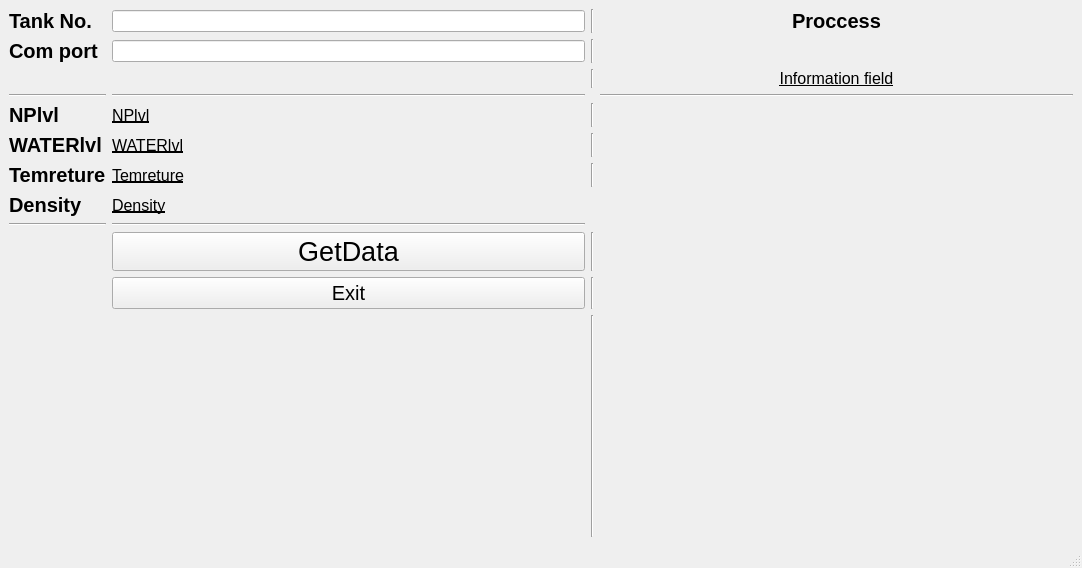
<?xml version="1.0" encoding="UTF-8"?>
<ui version="4.0">
 <class>MainWindow</class>
 <widget class="QMainWindow" name="MainWindow">
  <property name="geometry">
   <rect>
    <x>0</x>
    <y>0</y>
    <width>1082</width>
    <height>568</height>
   </rect>
  </property>
  <property name="windowTitle">
   <string>MainWindow</string>
  </property>
  <widget class="QWidget" name="centralwidget">
   <layout class="QGridLayout" name="gridLayout">
    <item row="0" column="3">
     <widget class="QLabel" name="label_2">
      <property name="font">
       <font>
        <pointsize>15</pointsize>
        <weight>75</weight>
        <bold>true</bold>
       </font>
      </property>
      <property name="text">
       <string>Proccess</string>
      </property>
      <property name="alignment">
       <set>Qt::AlignCenter</set>
      </property>
     </widget>
    </item>
    <item row="10" column="2">
     <widget class="Line" name="line_9">
      <property name="orientation">
       <enum>Qt::Vertical</enum>
      </property>
     </widget>
    </item>
    <item row="4" column="0">
     <widget class="QLabel" name="label_3">
      <property name="font">
       <font>
        <pointsize>15</pointsize>
        <weight>75</weight>
        <bold>true</bold>
       </font>
      </property>
      <property name="text">
       <string>NPlvl</string>
      </property>
     </widget>
    </item>
    <item row="5" column="1">
     <widget class="QLabel" name="WATERlvlLabel">
      <property name="font">
       <font>
        <pointsize>12</pointsize>
        <underline>true</underline>
       </font>
      </property>
      <property name="text">
       <string>WATERlvl</string>
      </property>
     </widget>
    </item>
    <item row="3" column="1">
     <widget class="Line" name="line">
      <property name="orientation">
       <enum>Qt::Horizontal</enum>
      </property>
     </widget>
    </item>
    <item row="6" column="2">
     <widget class="Line" name="line_12">
      <property name="orientation">
       <enum>Qt::Vertical</enum>
      </property>
     </widget>
    </item>
    <item row="5" column="0">
     <widget class="QLabel" name="label_4">
      <property name="font">
       <font>
        <pointsize>15</pointsize>
        <weight>75</weight>
        <bold>true</bold>
       </font>
      </property>
      <property name="text">
       <string>WATERlvl</string>
      </property>
     </widget>
    </item>
    <item row="1" column="3">
     <spacer name="horizontalSpacer">
      <property name="orientation">
       <enum>Qt::Horizontal</enum>
      </property>
      <property name="sizeHint" stdset="0">
       <size>
        <width>40</width>
        <height>20</height>
       </size>
      </property>
     </spacer>
    </item>
    <item row="1" column="1">
     <widget class="QLineEdit" name="comlineEdit"/>
    </item>
    <item row="3" column="0">
     <widget class="Line" name="line_2">
      <property name="orientation">
       <enum>Qt::Horizontal</enum>
      </property>
     </widget>
    </item>
    <item row="9" column="2">
     <widget class="Line" name="line_10">
      <property name="orientation">
       <enum>Qt::Vertical</enum>
      </property>
     </widget>
    </item>
    <item row="5" column="2">
     <widget class="Line" name="line_11">
      <property name="orientation">
       <enum>Qt::Vertical</enum>
      </property>
     </widget>
    </item>
    <item row="8" column="1">
     <widget class="Line" name="line_14">
      <property name="orientation">
       <enum>Qt::Horizontal</enum>
      </property>
     </widget>
    </item>
    <item row="11" column="2">
     <widget class="Line" name="line_8">
      <property name="orientation">
       <enum>Qt::Vertical</enum>
      </property>
     </widget>
    </item>
    <item row="9" column="1">
     <widget class="QPushButton" name="gDatapushButton">
      <property name="font">
       <font>
        <pointsize>20</pointsize>
       </font>
      </property>
      <property name="text">
       <string>GetData</string>
      </property>
     </widget>
    </item>
    <item row="0" column="1">
     <widget class="QLineEdit" name="tanklineEdit"/>
    </item>
    <item row="11" column="1">
     <spacer name="verticalSpacer">
      <property name="orientation">
       <enum>Qt::Vertical</enum>
      </property>
      <property name="sizeHint" stdset="0">
       <size>
        <width>20</width>
        <height>40</height>
       </size>
      </property>
     </spacer>
    </item>
    <item row="4" column="2">
     <widget class="Line" name="line_7">
      <property name="orientation">
       <enum>Qt::Vertical</enum>
      </property>
     </widget>
    </item>
    <item row="6" column="0">
     <widget class="QLabel" name="label_5">
      <property name="font">
       <font>
        <pointsize>15</pointsize>
        <weight>75</weight>
        <bold>true</bold>
       </font>
      </property>
      <property name="text">
       <string>Temreture</string>
      </property>
     </widget>
    </item>
    <item row="8" column="0">
     <widget class="Line" name="line_13">
      <property name="orientation">
       <enum>Qt::Horizontal</enum>
      </property>
     </widget>
    </item>
    <item row="1" column="2">
     <widget class="Line" name="line_5">
      <property name="orientation">
       <enum>Qt::Vertical</enum>
      </property>
     </widget>
    </item>
    <item row="1" column="0">
     <widget class="QLabel" name="label_6">
      <property name="font">
       <font>
        <pointsize>15</pointsize>
        <weight>75</weight>
        <bold>true</bold>
       </font>
      </property>
      <property name="text">
       <string>Com port</string>
      </property>
     </widget>
    </item>
    <item row="2" column="3">
     <widget class="QLabel" name="infoProcLbl">
      <property name="font">
       <font>
        <pointsize>12</pointsize>
        <underline>true</underline>
       </font>
      </property>
      <property name="text">
       <string>Information field</string>
      </property>
      <property name="alignment">
       <set>Qt::AlignCenter</set>
      </property>
     </widget>
    </item>
    <item row="10" column="1">
     <widget class="QPushButton" name="exitpushButton">
      <property name="font">
       <font>
        <pointsize>15</pointsize>
       </font>
      </property>
      <property name="text">
       <string>Exit</string>
      </property>
     </widget>
    </item>
    <item row="0" column="0">
     <widget class="QLabel" name="label">
      <property name="font">
       <font>
        <pointsize>15</pointsize>
        <weight>75</weight>
        <bold>true</bold>
       </font>
      </property>
      <property name="text">
       <string>Tank No.</string>
      </property>
     </widget>
    </item>
    <item row="3" column="3">
     <widget class="Line" name="line_3">
      <property name="orientation">
       <enum>Qt::Horizontal</enum>
      </property>
     </widget>
    </item>
    <item row="6" column="1">
     <widget class="QLabel" name="TemretureLabel">
      <property name="font">
       <font>
        <pointsize>12</pointsize>
        <underline>true</underline>
       </font>
      </property>
      <property name="text">
       <string>Temreture</string>
      </property>
     </widget>
    </item>
    <item row="2" column="2">
     <widget class="Line" name="line_6">
      <property name="orientation">
       <enum>Qt::Vertical</enum>
      </property>
     </widget>
    </item>
    <item row="0" column="2">
     <widget class="Line" name="line_4">
      <property name="orientation">
       <enum>Qt::Vertical</enum>
      </property>
     </widget>
    </item>
    <item row="4" column="1">
     <widget class="QLabel" name="NPlvlLabel">
      <property name="font">
       <font>
        <pointsize>12</pointsize>
        <underline>true</underline>
       </font>
      </property>
      <property name="text">
       <string>NPlvl</string>
      </property>
     </widget>
    </item>
    <item row="7" column="0">
     <widget class="QLabel" name="label_7">
      <property name="font">
       <font>
        <pointsize>15</pointsize>
        <weight>75</weight>
        <bold>true</bold>
       </font>
      </property>
      <property name="text">
       <string>Density</string>
      </property>
     </widget>
    </item>
    <item row="7" column="1">
     <widget class="QLabel" name="Denlable">
      <property name="font">
       <font>
        <pointsize>12</pointsize>
        <underline>true</underline>
       </font>
      </property>
      <property name="text">
       <string>Density</string>
      </property>
     </widget>
    </item>
   </layout>
  </widget>
  <widget class="QMenuBar" name="menubar">
   <property name="geometry">
    <rect>
     <x>0</x>
     <y>0</y>
     <width>1082</width>
     <height>22</height>
    </rect>
   </property>
  </widget>
  <widget class="QStatusBar" name="statusbar"/>
 </widget>
 <resources/>
 <connections/>
</ui>
